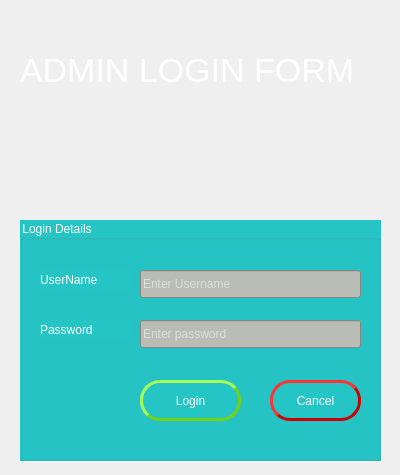
<?xml version="1.0" encoding="UTF-8"?>
<ui version="4.0">
 <class>AdminLogin</class>
 <widget class="QDialog" name="AdminLogin">
  <property name="geometry">
   <rect>
    <x>0</x>
    <y>0</y>
    <width>400</width>
    <height>475</height>
   </rect>
  </property>
  <property name="windowTitle">
   <string>Admin Form</string>
  </property>
  <property name="styleSheet">
   <string notr="true">background-image:url(&quot;C:/Users/Tech Guy/Documents/QT Projects/GTSystem/img/superveloche.png&quot;);
color:rgb(255, 255, 255);</string>
  </property>
  <widget class="QGroupBox" name="logindetails">
   <property name="geometry">
    <rect>
     <x>20</x>
     <y>220</y>
     <width>361</width>
     <height>241</height>
    </rect>
   </property>
   <property name="styleSheet">
    <string notr="true">background-color:rgb(37, 197, 197);
color:rgb(255, 255, 255);</string>
   </property>
   <property name="title">
    <string>Login Details</string>
   </property>
   <widget class="QLabel" name="luser">
    <property name="geometry">
     <rect>
      <x>20</x>
      <y>50</y>
      <width>91</width>
      <height>20</height>
     </rect>
    </property>
    <property name="styleSheet">
     <string notr="true"/>
    </property>
    <property name="text">
     <string>UserName</string>
    </property>
   </widget>
   <widget class="QLabel" name="lpass">
    <property name="geometry">
     <rect>
      <x>20</x>
      <y>100</y>
      <width>91</width>
      <height>20</height>
     </rect>
    </property>
    <property name="styleSheet">
     <string notr="true"/>
    </property>
    <property name="text">
     <string>Password</string>
    </property>
   </widget>
   <widget class="QLineEdit" name="ausername">
    <property name="geometry">
     <rect>
      <x>120</x>
      <y>50</y>
      <width>221</width>
      <height>28</height>
     </rect>
    </property>
    <property name="styleSheet">
     <string notr="true">background-color:rgb(186, 189, 182);</string>
    </property>
    <property name="placeholderText">
     <string>Enter Username</string>
    </property>
   </widget>
   <widget class="QLineEdit" name="apassword">
    <property name="geometry">
     <rect>
      <x>120</x>
      <y>100</y>
      <width>221</width>
      <height>28</height>
     </rect>
    </property>
    <property name="styleSheet">
     <string notr="true">background-color:rgb(186, 189, 182);</string>
    </property>
    <property name="echoMode">
     <enum>QLineEdit::Password</enum>
    </property>
    <property name="placeholderText">
     <string>Enter password</string>
    </property>
   </widget>
   <widget class="QPushButton" name="alogin">
    <property name="geometry">
     <rect>
      <x>120</x>
      <y>160</y>
      <width>101</width>
      <height>41</height>
     </rect>
    </property>
    <property name="styleSheet">
     <string notr="true">border-style: outset;
 border-width: 3px;
    border-radius: 20px;
    border-color:rgb(115, 210, 22);
  /*  min-width: 10em;*/
    padding: 6px;

</string>
    </property>
    <property name="text">
     <string>Login</string>
    </property>
   </widget>
   <widget class="QPushButton" name="acancel">
    <property name="geometry">
     <rect>
      <x>250</x>
      <y>160</y>
      <width>91</width>
      <height>41</height>
     </rect>
    </property>
    <property name="styleSheet">
     <string notr="true">
border-style: outset;
    border-width: 3px;
    border-radius: 20px;
    border-color:rgb(204, 0, 0);
  /*  min-width: 10em;*/
    padding: 6px;</string>
    </property>
    <property name="text">
     <string>Cancel</string>
    </property>
   </widget>
  </widget>
  <widget class="QLabel" name="studentform">
   <property name="geometry">
    <rect>
     <x>20</x>
     <y>30</y>
     <width>361</width>
     <height>81</height>
    </rect>
   </property>
   <property name="styleSheet">
    <string notr="true">font-size:34px;
text-align:center;
color:rgb(255, 255, 255);</string>
   </property>
   <property name="text">
    <string>ADMIN LOGIN FORM</string>
   </property>
  </widget>
 </widget>
 <resources/>
 <connections/>
</ui>
